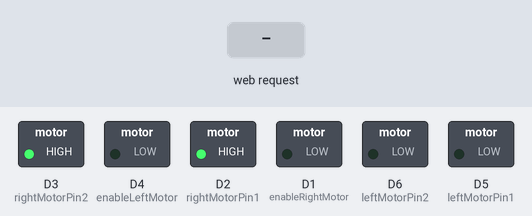
This sketch was run on a simulated ESP8266 (NodeMCU). Parts: switched loads named in the sketch (green lamp = pin HIGH). The inputs (shaded band) are chosen by the test bench. What the sketch prints to the serial monitor is not drawn.

Above: at 1.2 s.
1.3 s: HTTP request GET /forward received
At 1.6 s:
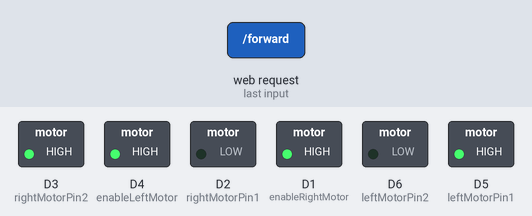
2.8 s: HTTP request GET /backward received
At 3.9 s:
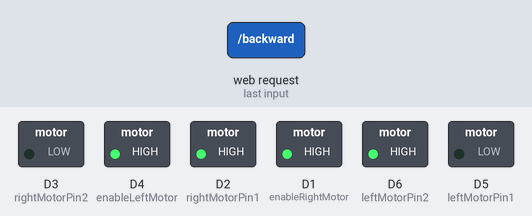
4.3 s: HTTP request GET /left received
At 5.1 s:
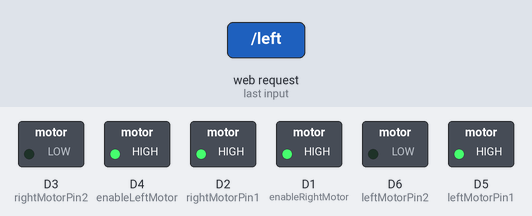
5.8 s: HTTP request GET /right received
At 6.2 s:
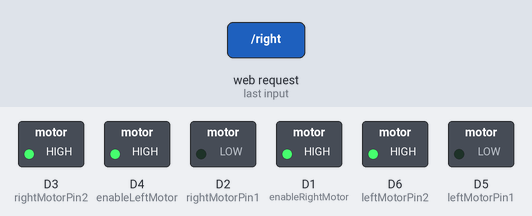
7.3 s: HTTP request GET /stop received
At 8.6 s:
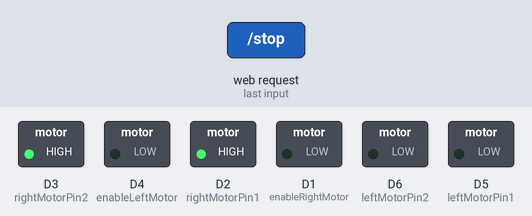
Timing chart, 0 to 9.8 s (numbered marks = the images above; inputs shaded):
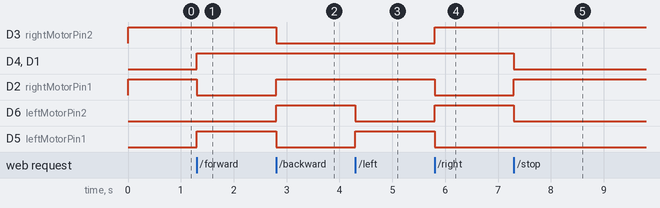

The sketch:

mpmc_final.ino
```cpp
#include <ESP8266WiFi.h>
#include <ESP8266WebServer.h>

// Motor control pins
int enableRightMotor = D1;  // GPIO5
int rightMotorPin1 = D2;    // GPIO4
int rightMotorPin2 = D3;    // GPIO0 (be cautious with this pin during boot)
int enableLeftMotor = D4;   // GPIO2 (be cautious with this pin during boot)
int leftMotorPin1 = D5;     // GPIO14
int leftMotorPin2 = D6;     // GPIO12

// Web server running on port 80
ESP8266WebServer server(80);

// Motor control state (0 = stop, 1 = forward, 2 = backward, 3 = left, 4 = right)
int motorState = 0; // Initially stopped

// Motor control function
void rotateMotor(int rightMotorSpeed, int leftMotorSpeed)
{
  // Right motor control
  if (rightMotorSpeed < 0)
  {
    digitalWrite(rightMotorPin1, HIGH);
    digitalWrite(rightMotorPin2, LOW);
  }
  else if (rightMotorSpeed > 0)
  {
    digitalWrite(rightMotorPin1, LOW);
    digitalWrite(rightMotorPin2, HIGH);
  }
  else
  {
    digitalWrite(rightMotorPin1, HIGH);
    digitalWrite(rightMotorPin2, HIGH);
  }

  // Left motor control
  if (leftMotorSpeed < 0)
  {
    digitalWrite(leftMotorPin1, LOW);
    digitalWrite(leftMotorPin2, HIGH);
  }
  else if (leftMotorSpeed > 0)
  {
    digitalWrite(leftMotorPin1, HIGH);
    digitalWrite(leftMotorPin2, LOW);
  }
  else
  {
    digitalWrite(leftMotorPin1, LOW);
    digitalWrite(leftMotorPin2, LOW);
  }

  // PWM control
  analogWrite(enableRightMotor, abs(rightMotorSpeed));
  analogWrite(enableLeftMotor, abs(leftMotorSpeed));
}

// Webpage HTML with 5 buttons (Forward, Backward, Left, Right, Stop)
String webpage = R"rawliteral(
<!DOCTYPE HTML>
<html>
  <head>
    <title>ESP8266 Motor Control</title>
    <style>
      body {
        font-family: Arial, sans-serif;
        text-align: center;
      }
      .btn {
        width: 150px;
        padding: 10px;
        margin: 5px;
        font-size: 18px;
        background-color: #4CAF50;
        color: white;
        border: none;
        cursor: pointer;
      }
      .btn:active {
        background-color: #3e8e41;
      }
    </style>
  </head>
  <body>
    <h1>Control Motors</h1>
    <button class="btn" onclick="move('forward')">Forward</button><br>
    <button class="btn" onclick="move('backward')">Backward</button><br>
    <button class="btn" onclick="move('left')">Turn Left</button><br>
    <button class="btn" onclick="move('right')">Turn Right</button><br>
    <button class="btn" onclick="move('stop')">Stop</button><br>

    <script>
      function move(direction) {
        var xhttp = new XMLHttpRequest();
        xhttp.open("GET", "/" + direction, true);
        xhttp.send();
      }
    </script>
  </body>
</html>
)rawliteral";

// Setup the motor control pins
void setupMotorPins() {
  pinMode(enableRightMotor, OUTPUT);
  pinMode(rightMotorPin1, OUTPUT);
  pinMode(rightMotorPin2, OUTPUT);

  pinMode(enableLeftMotor, OUTPUT);
  pinMode(leftMotorPin1, OUTPUT);
  pinMode(leftMotorPin2, OUTPUT);

  // Initialize motors to stop
  rotateMotor(0, 0);
}

// Handle the requests from the webpage
void handleMotorControl() {
  String request = server.uri();

  // Process motor control based on URL path
  if (request == "/forward") {
    if (motorState != 1) {  // Only change direction if it's not already forward
      rotateMotor(255, 255);  // Forward
      motorState = 1;  // Set motor state to forward
    }
    server.send(200, "text/html", webpage);
  } else if (request == "/backward") {
    if (motorState != 2) {  // Only change direction if it's not already backward
      rotateMotor(-255, -255);  // Backward
      motorState = 2;  // Set motor state to backward
    }
    server.send(200, "text/html", webpage);
  } else if (request == "/left") {
    if (motorState != 3) {  // Only change direction if it's not already turning left
      rotateMotor(-255, 255);  // Turn Left
      motorState = 3;  // Set motor state to left turn
    }
    server.send(200, "text/html", webpage);
  } else if (request == "/right") {
    if (motorState != 4) {  // Only change direction if it's not already turning right
      rotateMotor(255, -255);  // Turn Right
      motorState = 4;  // Set motor state to right turn
    }
    server.send(200, "text/html", webpage);
  } else if (request == "/stop") {
    rotateMotor(0, 0);  // Stop motors
    motorState = 0;  // Set motor state to stopped
    server.send(200, "text/html", webpage);
  }
}

void setup() {
  // Start Serial Monitor
  Serial.begin(115200);

  // Set up the ESP8266 in SoftAP mode
  WiFi.softAP("ESP8266_MotorControl", "123456789");  // Set up the WiFi Access Point
  Serial.println("Access Point Started");
  Serial.print("IP Address: ");
  Serial.println(WiFi.softAPIP());  // Display IP address of ESP8266

  // Initialize motor pins
  setupMotorPins();

  // Serve the HTML webpage
  server.on("/", HTTP_GET, []() {
    server.send(200, "text/html", webpage);  // Send HTML webpage
  });

  // Handle motor control via URL
  server.on("/forward", HTTP_GET, handleMotorControl);
  server.on("/backward", HTTP_GET, handleMotorControl);
  server.on("/left", HTTP_GET, handleMotorControl);
  server.on("/right", HTTP_GET, handleMotorControl);
  server.on("/stop", HTTP_GET, handleMotorControl);

  // Start the server
  server.begin();
}

void loop() {
  // Handle client requests
  server.handleClient();
}
```

Measured:
- after the input at 1.3 s, D4 (enableLeftMotor), D1 (enableRightMotor), D5 (leftMotorPin1): LOW → HIGH at once; D2 (rightMotorPin1): HIGH → LOW at once
- after the input at 2.8 s, D3 (rightMotorPin2), D5 (leftMotorPin1): HIGH → LOW at once; D2 (rightMotorPin1), D6 (leftMotorPin2): LOW → HIGH at once
- after the input at 4.3 s, D6 (leftMotorPin2): HIGH → LOW at once; D5 (leftMotorPin1): LOW → HIGH at once
- after the input at 5.8 s, D3 (rightMotorPin2), D6 (leftMotorPin2): LOW → HIGH at once; D2 (rightMotorPin1), D5 (leftMotorPin1): HIGH → LOW at once
- after the input at 7.3 s, D4 (enableLeftMotor), D1 (enableRightMotor), D6 (leftMotorPin2): HIGH → LOW at once; D2 (rightMotorPin1): LOW → HIGH at once
